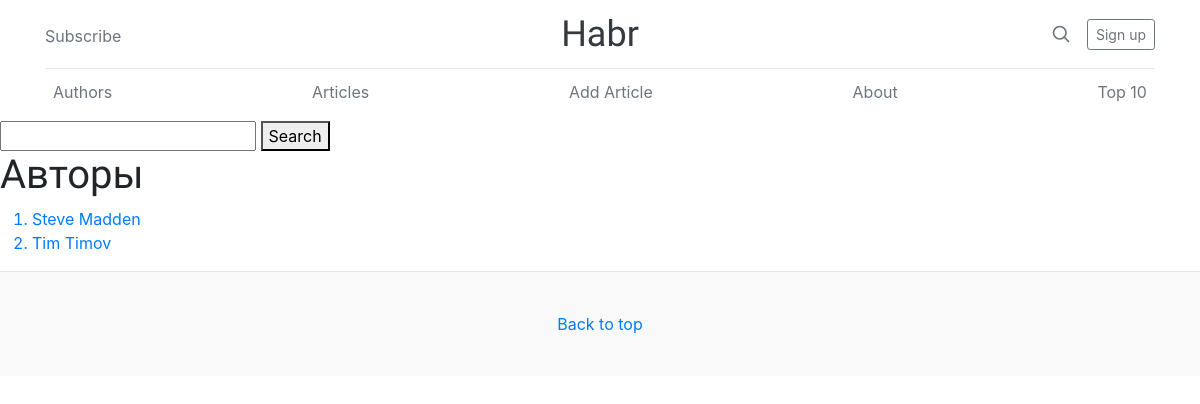
/authors/, run on an earlier commit of the app's database.
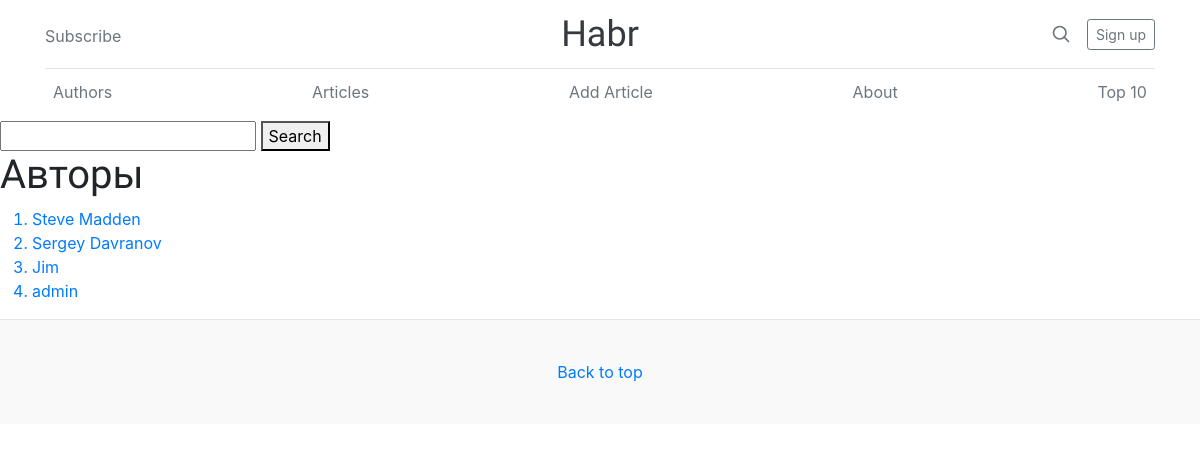
And on a later commit of the database.
### core/models.py (models this page shows, shortened)
class Author(models.Model):
    user = models.OneToOneField(
        to = User,
        related_name = "author",
        verbose_name = "Пользователь",
        null = False,
        blank = False,
        on_delete = models.CASCADE
    )
    nickname = models.CharField(max_length = 55)
    photo = models.ImageField(upload_to="photo", null=True, blank=True, verbose_name="Photo name")
    class Meta:
        verbose_name = "Автор"
        verbose_name_plural = "Авторы"

### core/views.py (the view)
# urls.py: path("authors/", authors, name = "authors"),
def authors(request):
    authors = Author.objects.all()
    return render(
        request,
        "authors.html",
        {"authors": authors}
    )

### core/templates/authors.html
{% extends 'base.html' %}
{% block content %}
    <h1>Авторы</h1>
    <ol>
    {% for author in authors %}
    <a href="{% url 'author' author.id %}">
        <li>{{ author.nickname }}</li>
    </a>
    {% endfor %}
    </ol>
{% endblock %}

What changed in the data, as far as the page shows it:
changed Author: nickname "Tim Timov" → "Sergey Davranov"
added Author: nickname "Jim"
added Author: nickname "admin"
